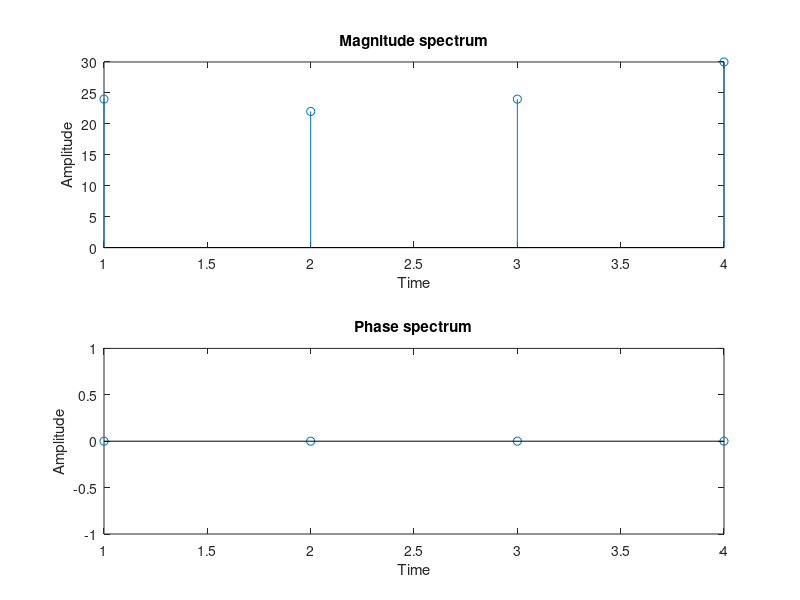

Recreate this plot in MATLAB.
clc;
close all;
clear all;
x=[1,2,3,4];
h=[4,3,2,1];
N=length(x);
y=zeros(1,N);
for n=1:N
    for k=1:N
        idx=mod(n-k,N)+1;
            y(n)=y(n)+x(k)*h(idx);
     end
end
a=1:N;
subplot(2,1,1);
stem(a,abs(y(a)));
title("Magnitude spectrum");
xlabel("Time");
ylabel("Amplitude");
subplot(2,1,2);
stem(a,angle(y(a)));
title("Phase spectrum");
xlabel("Time");
ylabel("Amplitude");
